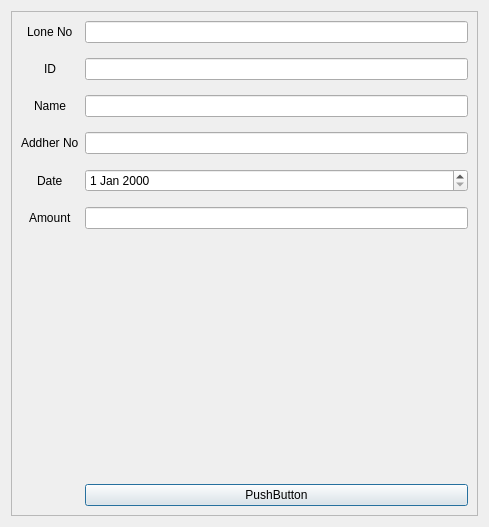
<?xml version="1.0" encoding="UTF-8"?>
<ui version="4.0">
 <class>Dialog</class>
 <widget class="QDialog" name="Dialog">
  <property name="geometry">
   <rect>
    <x>0</x>
    <y>0</y>
    <width>489</width>
    <height>527</height>
   </rect>
  </property>
  <property name="windowTitle">
   <string>Dialog</string>
  </property>
  <layout class="QGridLayout" name="gridLayout_2">
   <item row="0" column="0">
    <widget class="QFrame" name="frame">
     <property name="frameShape">
      <enum>QFrame::StyledPanel</enum>
     </property>
     <property name="frameShadow">
      <enum>QFrame::Raised</enum>
     </property>
     <layout class="QGridLayout" name="gridLayout">
      <item row="0" column="0">
       <layout class="QFormLayout" name="formLayout">
        <property name="labelAlignment">
         <set>Qt::AlignCenter</set>
        </property>
        <property name="verticalSpacing">
         <number>15</number>
        </property>
        <item row="0" column="0">
         <widget class="QLabel" name="label">
          <property name="text">
           <string>Lone No</string>
          </property>
         </widget>
        </item>
        <item row="0" column="1">
         <widget class="QLineEdit" name="lineEdit"/>
        </item>
        <item row="1" column="0">
         <widget class="QLabel" name="label_2">
          <property name="text">
           <string>ID</string>
          </property>
         </widget>
        </item>
        <item row="1" column="1">
         <widget class="QLineEdit" name="lineEdit_2"/>
        </item>
        <item row="2" column="0">
         <widget class="QLabel" name="label_3">
          <property name="text">
           <string>Name</string>
          </property>
         </widget>
        </item>
        <item row="2" column="1">
         <widget class="QLineEdit" name="lineEdit_3"/>
        </item>
        <item row="3" column="0">
         <widget class="QLabel" name="label_4">
          <property name="text">
           <string>Addher No</string>
          </property>
         </widget>
        </item>
        <item row="3" column="1">
         <widget class="QLineEdit" name="lineEdit_4"/>
        </item>
        <item row="4" column="0">
         <widget class="QLabel" name="label_5">
          <property name="text">
           <string>Date</string>
          </property>
         </widget>
        </item>
        <item row="4" column="1">
         <widget class="QDateEdit" name="dateEdit"/>
        </item>
        <item row="5" column="0">
         <widget class="QLabel" name="label_6">
          <property name="text">
           <string>Amount</string>
          </property>
         </widget>
        </item>
        <item row="5" column="1">
         <widget class="QLineEdit" name="lineEdit_5"/>
        </item>
        <item row="6" column="0">
         <spacer name="verticalSpacer">
          <property name="orientation">
           <enum>Qt::Vertical</enum>
          </property>
          <property name="sizeHint" stdset="0">
           <size>
            <width>20</width>
            <height>40</height>
           </size>
          </property>
         </spacer>
        </item>
        <item row="7" column="1">
         <widget class="QPushButton" name="pushButton">
          <property name="text">
           <string>PushButton</string>
          </property>
         </widget>
        </item>
       </layout>
      </item>
     </layout>
    </widget>
   </item>
  </layout>
 </widget>
 <resources/>
 <connections/>
</ui>
